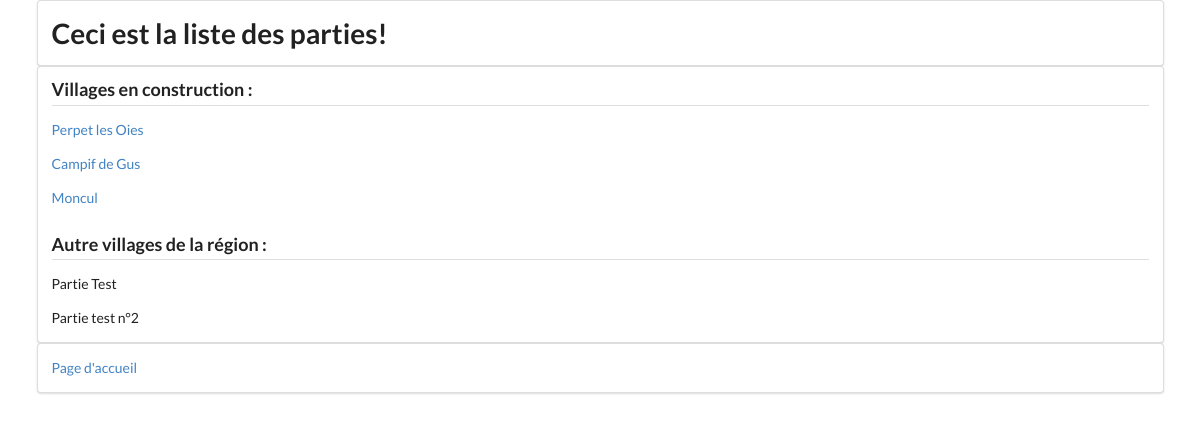
The app's page /gameList/, older data.
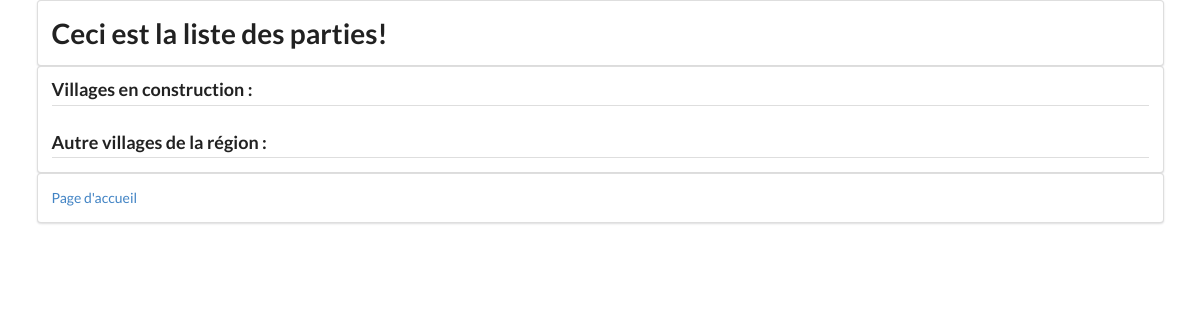
The same page, newer data.
### website/models.py (models this page shows)
class Game(models.Model):
    name = models.TextField(max_length=50, blank=True)
    gamemode = models.TextField(max_length=50, blank=True)
    player = models.ManyToManyField(Player)
    started = models.BooleanField(default=True)

### website/views.py (the view)
# urls.py: url(r'^gameList/?', views.game_list, name='gameList'),
def game_list(request):
    games_being_created=Game.objects.filter(started__exact=False)
    games_started=Game.objects.filter(started__exact=True)
    return render(request, 'website/gameList.html',context={'gamesStarted':games_started,'gamesBeingCreated':games_being_created})

### templates/website/gameList.html (shortened to what this page needs)
{% extends 'website/includes/base.html' %}
{% block content %}
    <div class="ui container">
        <div class="ui segment">
            <h1 class="ui center"> Ceci est la liste des parties! </h1>
        </div>
    </div>
    <div class="ui container">
        <div class="ui segment">
            <h3 class="ui dividing header">Villages en construction :</h3>
            {% for game in gamesBeingCreated %}
                <p><a href="{% url 'currentGame' game.id %}">{{ game.name }}</a></p>
            {% endfor %}
            <h3 class="ui dividing header">Autre villages de la région :</h3>
            {% for game in gamesStarted %}
                <p>{{ game.name }}</p>
            {% endfor %}
        </div>
    </div>
    <div class="ui container">
        <div class="ui segment">
           <p><a href="{% url 'home' %}">Page d'accueil</a></p>
        </div>
    </div>
{% endblock %}

### templates/website/includes/base.html (shortened to what this page needs)
{% load staticfiles %}
<!DOCTYPE html>
<html>
<head>
    <link rel="stylesheet" type="text/css" href="{% static 'website/semantic/semantic.min.css' %}">
</head>
<body>
{% block content %}
{% endblock %}
</body>
</html>

Row changes from the older to the newer data that the page shows:
removed Game: name "Perpet les Oies", shown under "Villages en construction :"
removed Game: name "Campif de Gus", shown under "Villages en construction :"
removed Game: name "Moncul", shown under "Villages en construction :"
removed Game: name "Partie Test", shown under "Autre villages de la région :"
removed Game: name "Partie test n°2", shown under "Autre villages de la région :"
